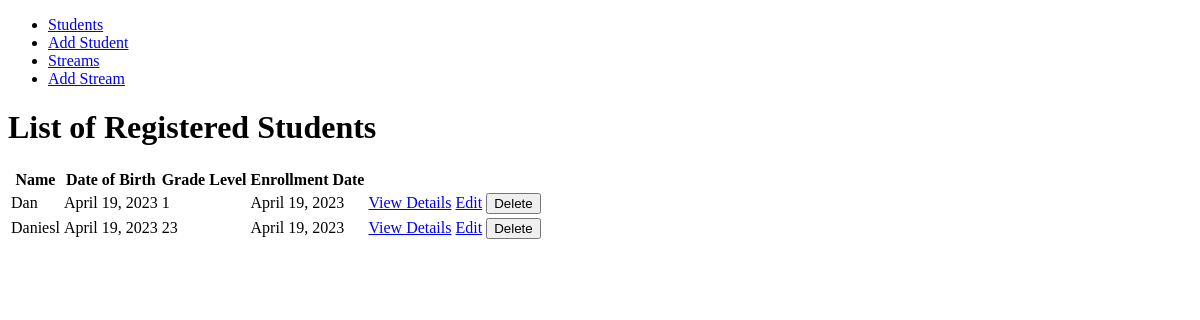
Before: / with the older database file.
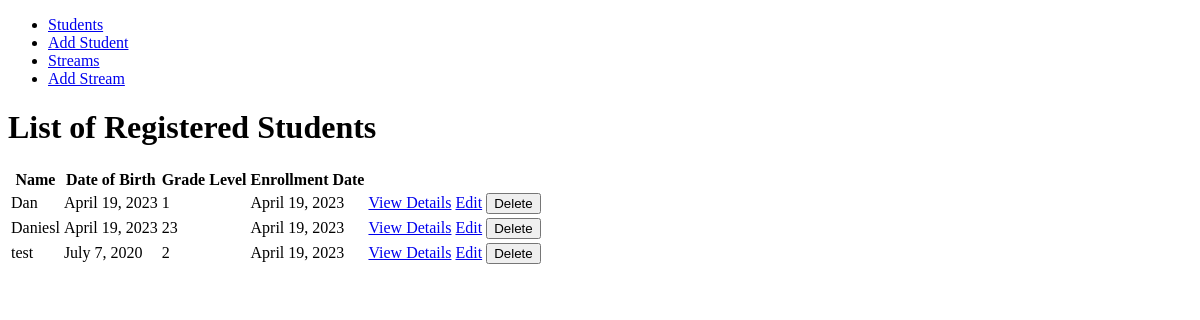
After: the same page with the newer database file.
### students/models.py (models this page shows, shortened)
class Student(models.Model):
    name = models.CharField(max_length=255)
    date_of_birth = models.DateField()
    grade_level = models.IntegerField()
    enrollment_date = models.DateField(auto_now_add=True)
    stream = models.ForeignKey(Stream, on_delete=models.CASCADE, related_name='students_enrolled', null=True, blank=True)

### students/views.py (the view)
# urls.py: path('', student_list, name='student_list'),
def student_list(request):
    students = Student.objects.all()
    return render(request, 'students/student_list.html', {'students': students})

### templates/students/student_list.html (shortened to what this page needs)
{% extends 'base.html' %}
{% block content %}
<h1>List of Registered Students</h1>
<table>
    <thead>
        <tr>
            <th>Name</th>
            <th>Date of Birth</th>
            <th>Grade Level</th>
            <th>Enrollment Date</th>
        </tr>
    </thead>
    <tbody>
        {% for student in students %}
            <tr>
                <td>{{ student.name }}</td>
                <td>{{ student.date_of_birth }}</td>
                <td>{{ student.grade_level }}</td>
                <td>{{ student.enrollment_date }}</td>
                <td><a href="{% url 'student_detail' pk=student.pk %}">View Details</a></td>
                <td>
                    <a href="{% url 'update_student' student.pk %}">Edit</a>
                    <form action="{% url 'delete_student' student.pk %}" method="POST" style="display: inline">
                        <button type="submit">Delete</button>
                    </form>
                </td>
            </tr>
        {% endfor %}
    </tbody>
</table>
{% endblock %}

Changed rows visible on the page:
added Student: name "test", date_of_birth "July 7, 2020", grade_level "2", enrollment_date "April 19, 2023"
